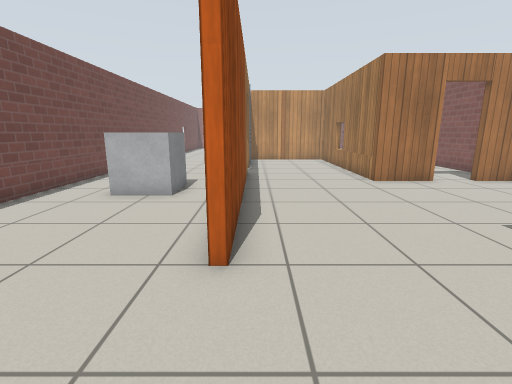
View 1 (above)

18 first-person views from a walk through a Gazebo world. The camera is 1 m above the floor, tilts 12° down and sees 85° across. The floor is counted in squares, 0.5 m on a side. Each view is taken from the middle of a square. On the plan, view 1 faces up. The plan holds only what a view shows up to about 17 squares ahead; the rest is blank. Simple patterns stand in for the simulator's built-in surfaces.

View 2
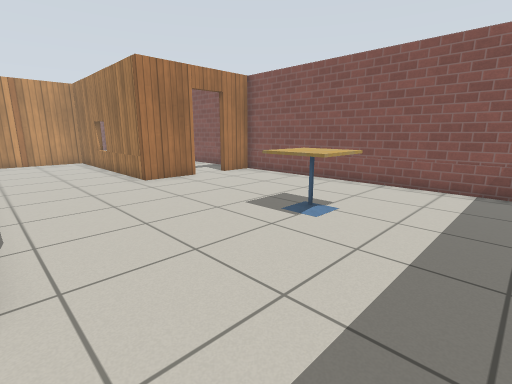

View 3
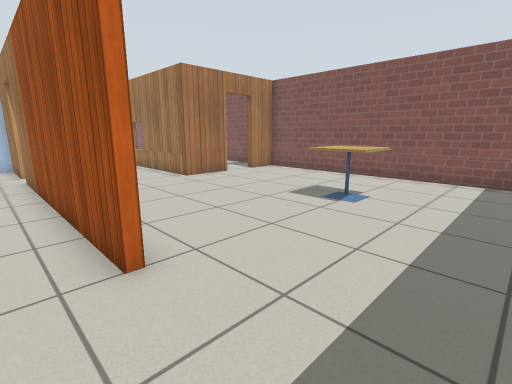

View 4
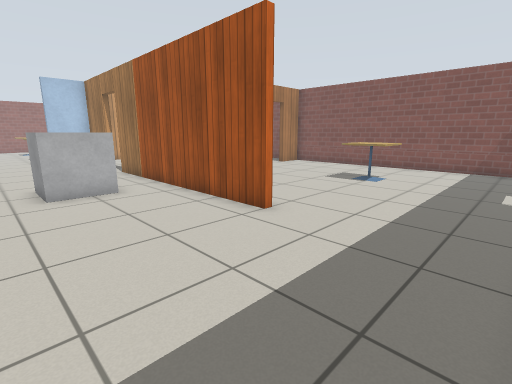

View 5
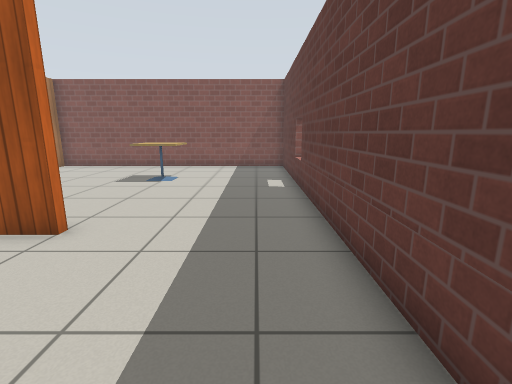

View 6
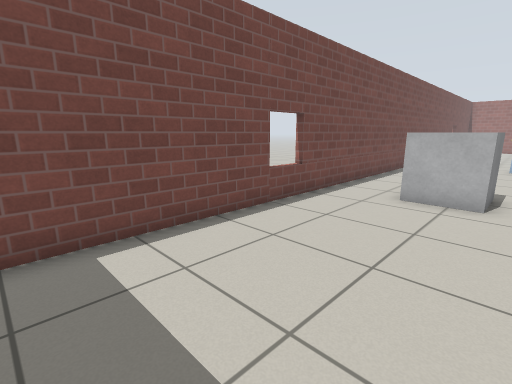

View 7
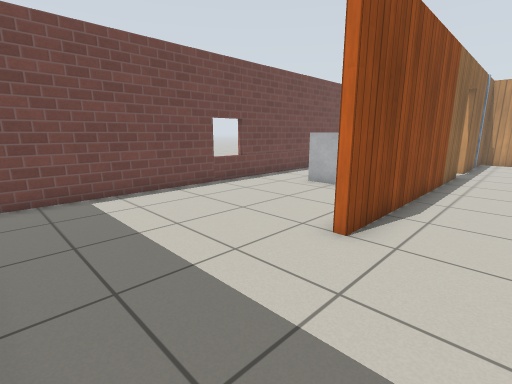

View 8
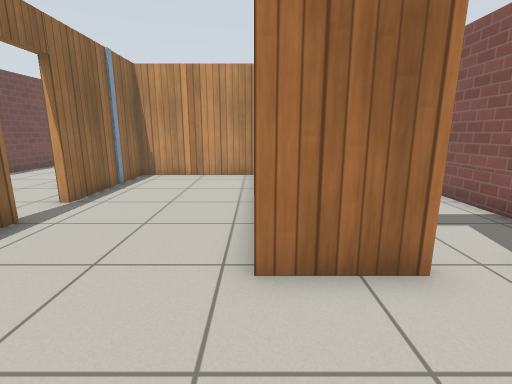

View 9
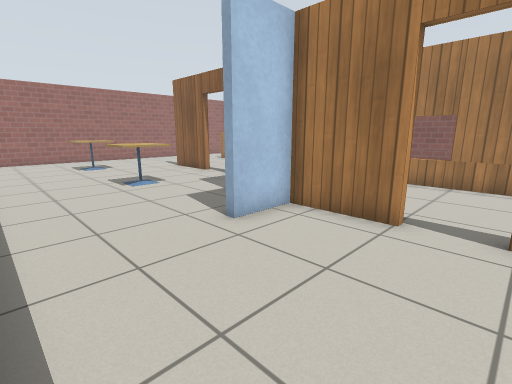

View 10
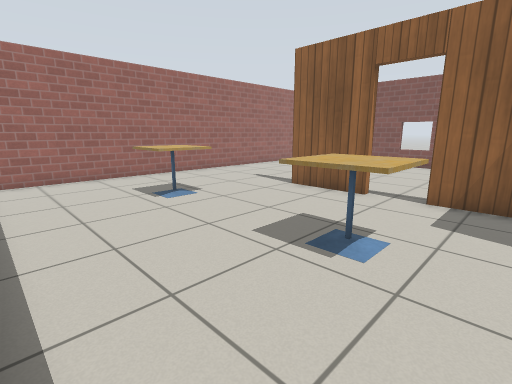

View 11
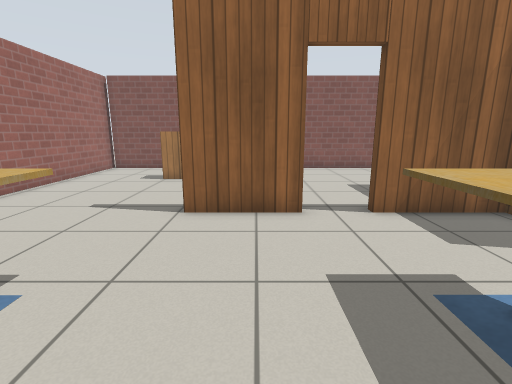

View 12
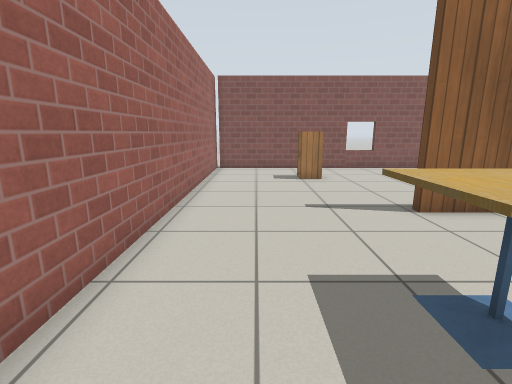

View 13
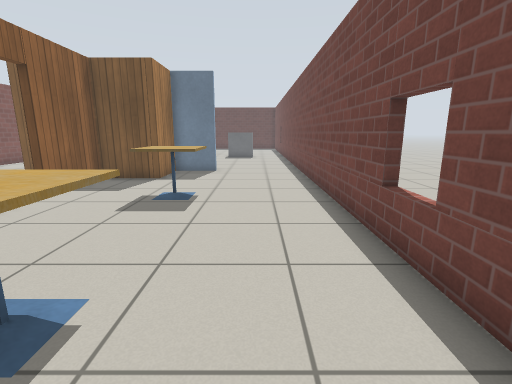

View 14
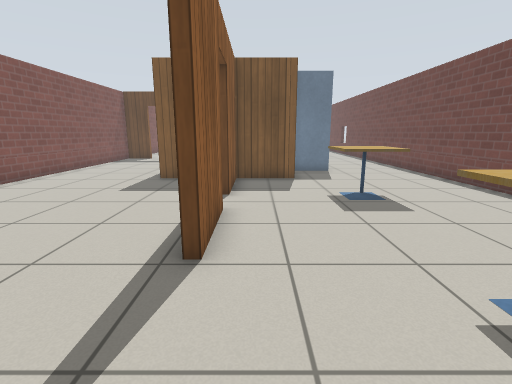

View 15
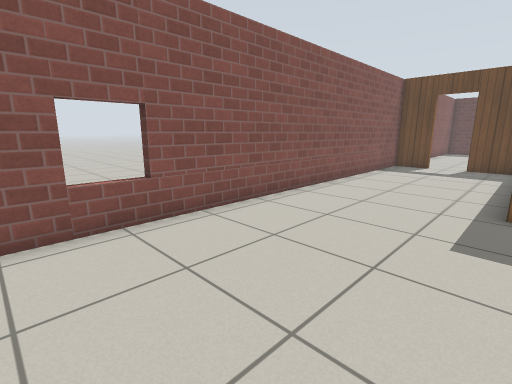

View 16
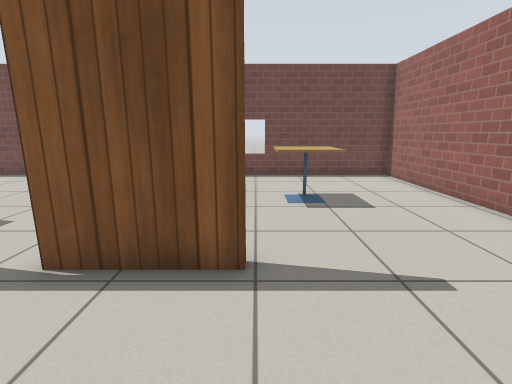

View 17
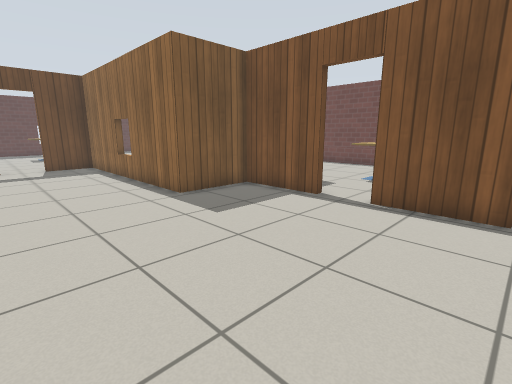

View 18
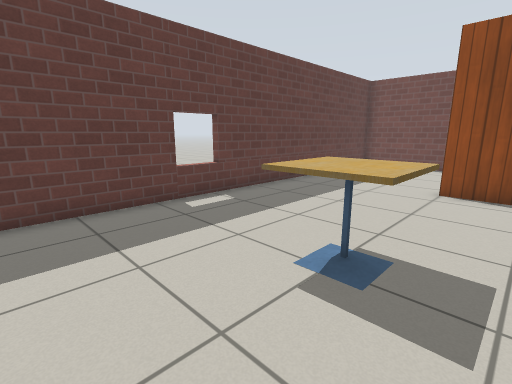

### Floor plan
Ten units are one square. View 1 is at (0, 0); x grows to the right and y downward. Boxes are objects, and circles mark ways between rooms. Rooms are numbered by the first view taken in them; rooms with no view inside come last. Other rooms are left out.
<svg viewBox="-83 -368 202 389">
<path fill="none" stroke="#000" d="M75 -116 50 -116 50 -200M110 -116 93 -116M-4 -141 -4 -39M-4 16 110 16 110 -119M50 -213 -4 -213 -4 -159M-73 -75 -78 -75M-7 -39 -7 -141M-7 -159 -7 -189 -29 -189M-74 -186 -74 16 -4 16M19 -268 19 -298 22 -298 22 -268M22 -250 22 -217 53 -217 53 -119 75 -119M-29 -189 -29 -192 -7 -192 -7 -217 19 -217 19 -250M114 -363 -74 -363 -74 -186M93 -119 110 -119 110 -361"/>
<rect x="55" y="-55" width="20" height="30" fill="#bbb"><title>cafe table</title></rect>
<rect x="-45" y="-115" width="20" height="30" fill="#bbb"><title>grey box</title></rect>
<rect x="-35" y="-265" width="20" height="20" fill="#bbb"><title>cafe table</title></rect>
<rect x="-35" y="-325" width="20" height="20" fill="#bbb"><title>cafe table</title></rect>
<rect x="65" y="-325" width="20" height="20" fill="#bbb"><title>cabinet</title></rect>
<circle cx="-8" cy="-150" r="3" fill="#2a7"/>
<circle cx="0" cy="-10" r="3" fill="#2a7"/>
<circle cx="85" cy="-120" r="3" fill="#2a7"/>
<circle cx="-50" cy="-190" r="3" fill="#2a7"/>
<text x="50" y="-80">1</text>
<text x="-40" y="-80">2</text>
<text x="30" y="-270">3</text>
</svg>
Room 1 opens to room 2. Room 1 opens to room 3. Room 2 opens to room 3.

Where each view was taken, in squares from view 1:
view 1: 0 up, 0 right, facing up
view 2: 0 up, 0 right, facing up-right
view 3: 0 up, 2 left, facing up-right
view 4: 1 down, 6 left, facing up-right
view 5: 0 up, 6 left, facing right
view 6: 0 up, 2 left, facing up-left
view 7: 1 down, 2 right, facing up-left
view 8: 8 up, 5 right, facing up
view 9: 14 up, 7 left, facing up-right
view 10: 23 up, 7 left, facing up-right
view 11: 28 up, 5 left, facing right
view 12: 34 up, 5 left, facing right
view 13: 34 up, 5 left, facing down
view 14: 34 up, 1 right, facing down
view 15: 30 up, 5 right, facing down-right
view 16: 30 up, 6 right, facing left
view 17: 30 up, 10 right, facing down-left
view 18: 6 up, 10 right, facing down-left
